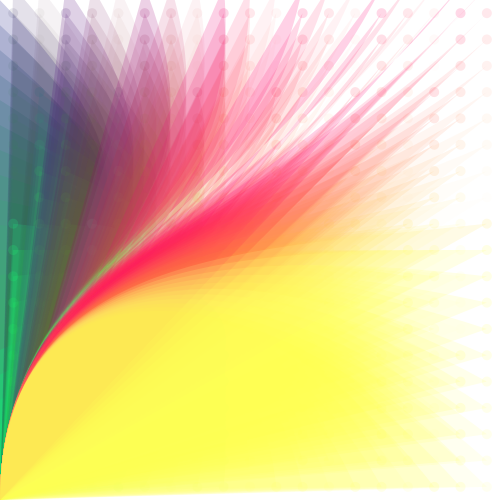
Frame 1 (no input)
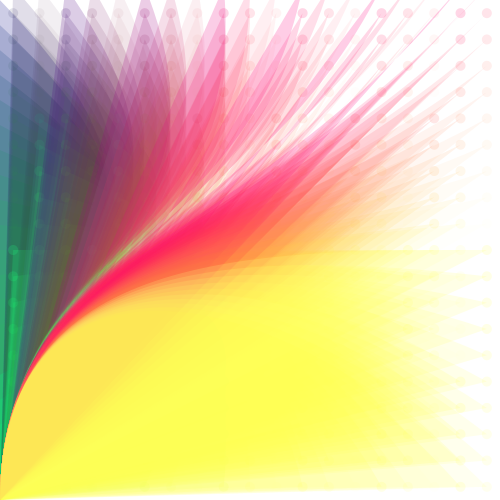
Frame 60 (the mouse pressed at the canvas centre just before this capture)
Frame 120 (the mouse held since frame 60 and released just before this capture): identical to frame 60, image omitted

The Processing sketch that drew these frames (run headless with seeded random() and noise(); from frame 60 on, the mouse is pressed at the canvas centre):

// Processing sketch: processing_151599
// ── processing_151599.pde

/*
 * Creative Coding
 * Week 2, 06 - Moving Patterns 2
 * by Indae Hwang and Jon McCormack
 * Copyright (c) 2014 Monash University
 *
 * Similar to the previous sketch, this sketch draws a grid of oscillating circles. Each circle has a "lifetime"
 * over which it grows and changes intensity and opacity. At the end of each lifetime the circle begins again.
 * Pressing the left and right arrow keys changes the lifetime of all the circles globally.
 * 
 */

// variable used to store the current frame rate value
int frame_rate_value;

void setup() {

  // make the display window the full size of the screen
  size(500, 500);

  frame_rate_value = 15;
  frameRate(frame_rate_value);
  rectMode(CENTER);
  background(255);
}


void draw() {

  background(255);

  int num = frame_rate_value +5;
  int margin = 0;
  float gutter = 0; //distance between each cell
  float cellsize = ( width - (2 * margin) - gutter * (num - 1) ) / (num - 1);

  int circleNumber = 0; // counter
  for (int i=0; i<num; i++) {
    for (int j=0; j<num; j++) {
      circleNumber = (i * num) + j; // different way to calculate the circle number from w2_04

      float tx = margin + cellsize * i + gutter * i;
      float ty = margin + cellsize * j + gutter * j;

      movingCircle(tx, ty, cellsize, circleNumber);
    }
  }
} //end of draw 


void movingCircle(float x, float y, float size, int offset) {

  float circlePeriod = (float)frame_rate_value;
  float circleAge = (float)((frameCount + offset) % (int)circlePeriod) / circlePeriod;

  float circleSize = size * 2.0 * sin(circleAge * HALF_PI);
  noStroke();
  //strokeWeight(1);
  //stroke(255, lerp(255, 0, circleAge));
  fill(x,y,lerp(128, 0, circleAge), lerp(50, 0, circleAge));
  bezier(x-size/2, y-size/2, width/2,height/2,0,height/2,0, height);
  ellipse(x-size/2, y-size/2, 10,10);
}


/*
 * keyReleased function
 *
 * called automatically by Processing when a keyboard key is released
 */
void keyReleased() {

  // right arrow -- increase frame_rate_value
  if (keyCode == RIGHT && frame_rate_value < 120) {
    frame_rate_value++;
  }

  // left arrow -- decrease frame_rate_value
  if ( keyCode == LEFT && frame_rate_value > 2) {
    frame_rate_value--;
  }

  // print the current value on the screen
  println("Current frame Rate is: " + frame_rate_value);
}
